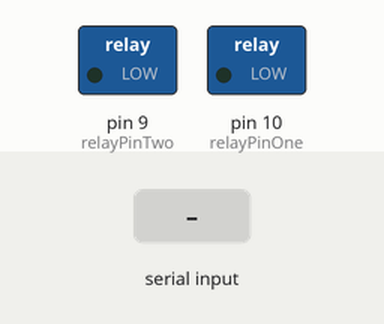
The sketch below on a simulated Arduino Uno, built with avr-gcc and run on an emulated ATmega328P. Parts: switched loads named in the sketch (green lamp = pin HIGH). Inputs (shaded band) come from the test bench.

Above: at 1.2 s.
1.3 s: "s" received over Serial
At 2.5 s:
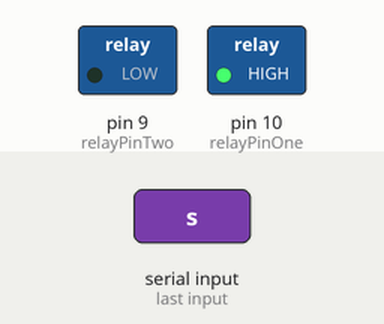
2.8 s: "d" received over Serial
At 3.8 s:
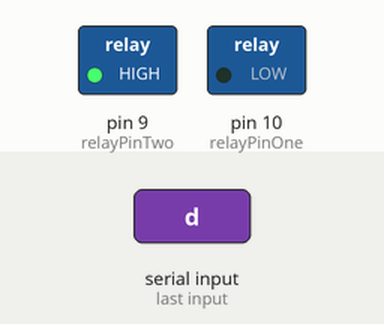
Timing chart, 0 to 5.8 s (numbered marks = the images above; inputs shaded):
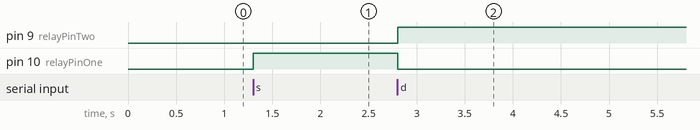

The sketch:

Pump.ino
```cpp
int relayPinOne = 10;
int relayPinTwo = 9;
int state = -1;

void setup() {
  // put your setup code here, to run once:
  Serial.begin(9600);
  pinMode(relayPinOne, OUTPUT);
  pinMode(relayPinTwo, OUTPUT);
}

void loop() {
  // put your main code here, to run repeatedly:
  if(Serial.available()>0){
   state = Serial.read();
    switch(state){
      case 's':  //stop
      digitalWrite(relayPinTwo, LOW);
      digitalWrite(relayPinOne, HIGH);

      break;

      case 'd':  //left pump
      digitalWrite(relayPinOne, LOW);
      digitalWrite(relayPinTwo, HIGH);
      break;
    }
  }

  delay(10);
}
```

Measured:
- after the input at 1.3 s, pin 10 (relayPinOne): LOW → HIGH at once
- after the input at 2.8 s, pin 9 (relayPinTwo): LOW → HIGH at once; pin 10 (relayPinOne): HIGH → LOW at once
